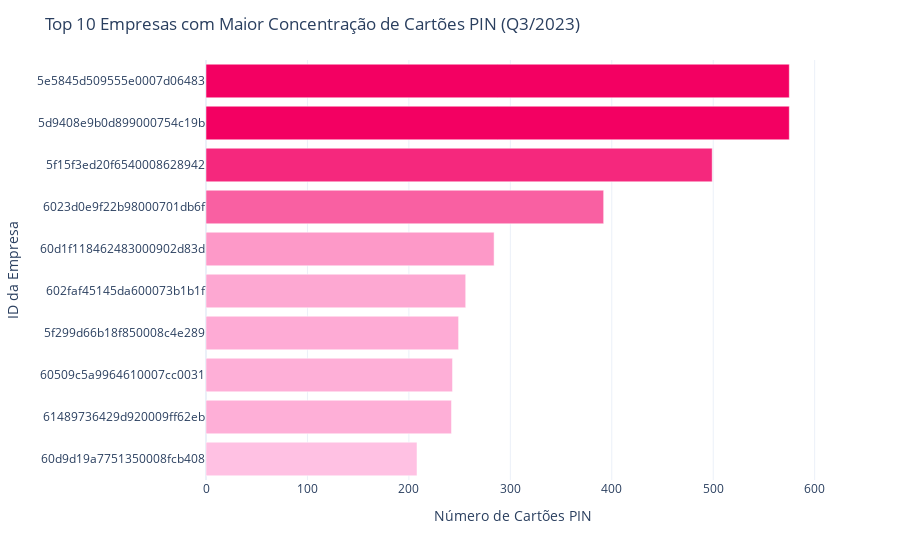

The cell this chart's notebook holds for it:
### Markdown cell above
### 6.5. Gráfico de Barras: Top Empresas com maior concentração de PIN

### Code cell
import plotly.express as px
import os

output_dir = r'C:\Users\eanes\Documents\flash_case\outputs'
os.makedirs(output_dir, exist_ok=True)

top_10_pin_companies = pin_cards_by_company.head(10)

fig = px.bar(
    top_10_pin_companies,
    x='Contagem de Cartões PIN',
    y='Company_ID',
    orientation='h',
    color='Contagem de Cartões PIN',
    color_continuous_scale=['#FFC1E3', '#F30062'],  # gradiente rosa Flash
    hover_data={'Contagem de Cartões PIN': True}
)

fig.update_layout(
    title='Top 10 Empresas com Maior Concentração de Cartões PIN (Q3/2023)',
    xaxis_title='Número de Cartões PIN',
    yaxis_title='ID da Empresa',
    yaxis=dict(autorange="reversed"),
    template='plotly_white',
    coloraxis_showscale=False
)

fig.write_html(os.path.join(output_dir, 'top_companies_pin_flash.png'))
fig.show()

### Figure 1 — Plotly figure (JSON) as saved in the notebook; plotly's stock layout.template omitted (floating-point values rounded to 4 significant figures)
{"data": [{"alignmentgroup": "True", "hovertemplate": "Contagem de Cartões PIN=%{marker.color}<br>Company_ID=%{y}<extra></extra>", "legendgroup": "", "marker": {"color": [575, 575, 499, 392, 284, 256, 249, 243, 242, 208], "coloraxis": "coloraxis", "pattern": {"shape": ""}}, "name": "", "offsetgroup": "", "orientation": "h", "showlegend": false, "textposition": "auto", "type": "bar", "x": [575, 575, 499, 392, 284, 256, 249, 243, 242, 208], "xaxis": "x", "y": ["5e5845d509555e0007d06483", "5d9408e9b0d899000754c19b", "5f15f3ed20f6540008628942", "6023d0e9f22b98000701db6f", "60d1f118462483000902d83d", "602faf45145da600073b1b1f", "5f299d66b18f850008c4e289", "60509c5a9964610007cc0031", "61489736429d920009ff62eb", "60d9d19a7751350008fcb408"], "yaxis": "y"}], "layout": {"barmode": "relative", "coloraxis": {"colorbar": {"title": {"text": "Contagem de Cartões PIN"}}, "colorscale": [[0, "#FFC1E3"], [1, "#F30062"]], "showscale": false}, "legend": {"tracegroupgap": 0}, "margin": {"t": 60}, "title": {"text": "Top 10 Empresas com Maior Concentração de Cartões PIN (Q3/2023)"}, "xaxis": {"anchor": "y", "domain": [0, 1], "title": {"text": "Número de Cartões PIN"}}, "yaxis": {"anchor": "x", "autorange": "reversed", "domain": [0, 1], "title": {"text": "ID da Empresa"}}}}
